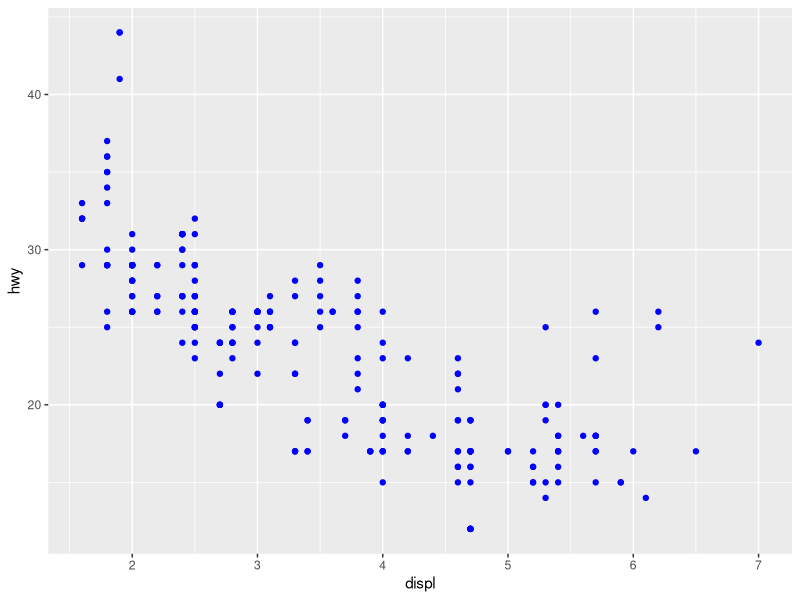
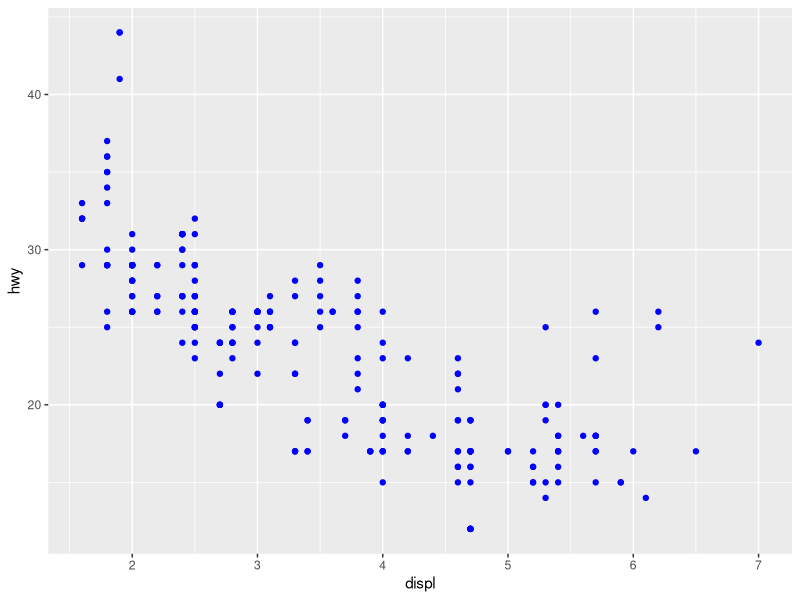
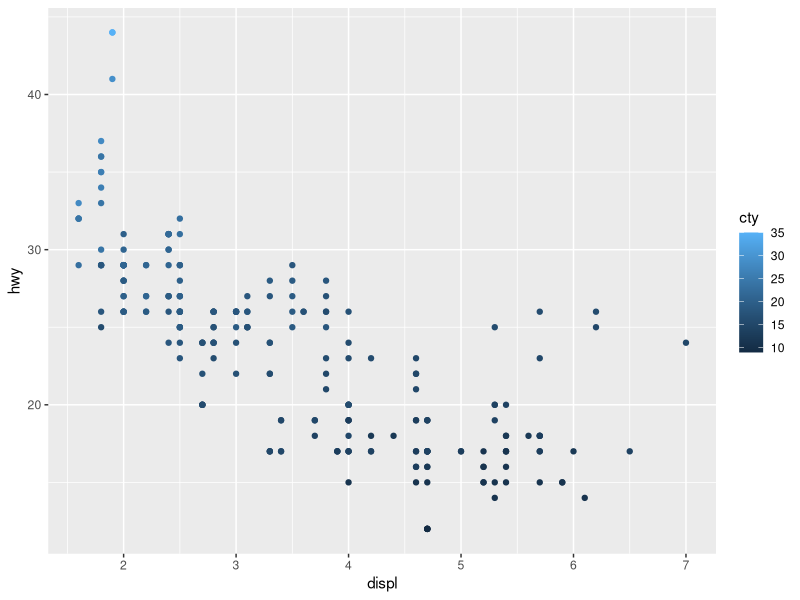
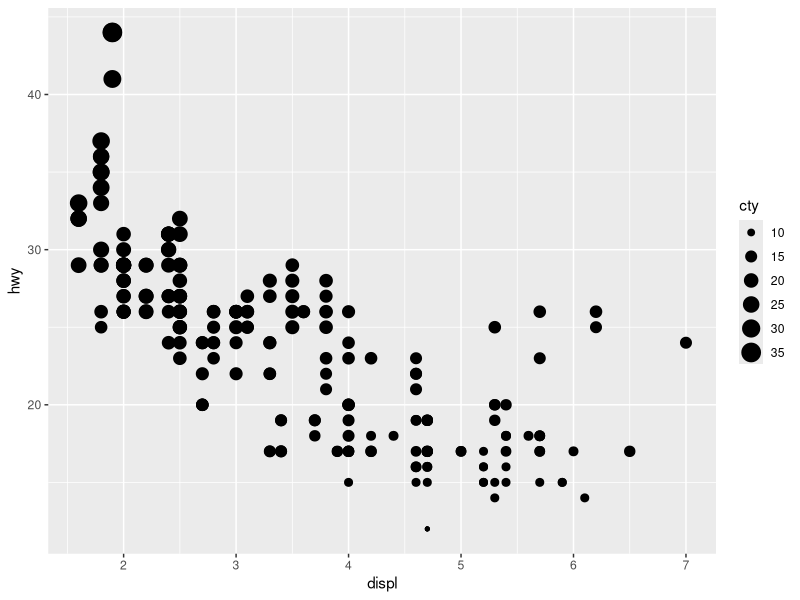

Reproduce these figures in R, in order. (Note: this script raises an error after producing the figures.)
#Excercie 3.3.1

library(tidyverse)


dta_mpg <- mpg

#----------------------------------------------------------------------------------------
# Excercies from chapter 3 first edition 

# 3.3.1 Excercies 

# Question 1: 
# A fix for the code: 
ggplot(mpg, aes(x = displ, y = hwy)) + 
  geom_point(color = "blue")

# Another sol 

ggplot(mpg) + 
geom_point(aes(x = displ, y= hwy), color = "blue")

# The issue was that the color was included in aes(). So, it was treated as aesthetic. 
#The color = "blue" was interpreted as a categorical variable which only takes a single value "blue"

# Question 2:
# I used ?mpg to check this: 

# categorial variables in mpg are: manufacturer, model, year, trans, drv, fl, class
# Continuous variable in mpg are: displ, year, cyl, cty, hwy

#Question 3:

#Makes teh color as a scale not distinct colors (same for size)
ggplot(mpg, aes(x = displ, y = hwy, color = cty)) +
geom_point()

ggplot(mpg, aes(x = displ, y = hwy, size = cty)) +
geom_point()

# Gives error for shapes because we cannot make a scale of shapes
ggplot(mpg, aes(x = displ, y = hwy, shape = cty)) +
geom_point()

#-----------------------------------------------------------------------------------------

# 3.5.1 Excercies 

# question 1 
#Answer: The continuous variable is convereted to a categorical variable, then the grahp contains a facet for each distinct value
ggplot(
  mpg, aes(x = displ, y = hwy)) +  
  geom_point() +  facet_grid(.~cty)

# Question 4

# class is faceted
ggplot(data = mpg) + 
  geom_point(mapping = aes(x = displ, y = hwy)) + 
  facet_wrap(~ class, nrow = 2)

# class mapped to color
ggplot(data = mpg) + 
  geom_point(mapping = aes(x = displ, y = hwy, color =  class))


#Advantages: 
# 1- It's easier to distinguish and see the different classes
# 2- There is no overlapping between the point, so it is easier to see the trends. On the other hand, the with color, there is huge overlapping. 

#Disadvantages: 
# 1- It is diffcult to compare as the points are on different and separate graphs

#-----------------------------------------------------------------------------------------

# 3.6.1 Excercies: 

# Question 5: 
#graph 1 
ggplot(data = mpg, mapping = aes(x = displ, y = hwy)) + 
  geom_point() + 
  geom_smooth()

#graph 2
ggplot() + 
  geom_point(data = mpg, mapping = aes(x = displ, y = hwy)) + 
  geom_smooth(data = mpg, mapping = aes(x = displ, y = hwy))


#Ans: No, because both geom_point() and geom_smooth will take the same data as input in graph 2. 
# In graph 1, they will take from data from mapping. So, the two graphs will look the same. 


# Question 6: 

?mpg
?geom_smooth
#graph 1 
ggplot(
  mpg, aes(x = displ, y = hwy)
) + geom_point() + geom_smooth(se = FALSE)

#graph 2 
ggplot(
  mpg, aes(x = displ, y = hwy)
)  +  geom_point() + geom_smooth(aes(group  = drv), se = FALSE) 

#graph 3 
ggplot(
  mpg, aes(x = displ, y = hwy, color = drv)
) + geom_point() + geom_smooth(se = FALSE) 


#graph 4 
ggplot(
  mpg, aes(x = displ, y = hwy)
) + geom_point(aes(color = drv)) + geom_smooth(se = FALSE) 


#graph 5
ggplot(
  mpg, aes(x = displ, y = hwy)
) + geom_point(aes(color = drv)) + geom_smooth(aes(linetype = drv), se = FALSE) 

#graph 6
ggplot(
  mpg, aes(x = displ, y = hwy, color = drv)
) + geom_point(size = 4, color = "white") +  geom_point() 


#-----------------------------------------------------------------------------------------

#3.8.1 Excercies 

#Question 1: 

ggplot(data = mpg, mapping = aes(x = cty, y = hwy)) + 
  geom_point()

# Problem is that there is overlapping because there are multiple observations for each combination cty and hwy 

# Quick fix would be: 

ggplot(data = mpg, mapping = aes(x = cty, y = hwy)) + 
  geom_point(position = "jitter")

#jitter shows the positions where there are more observations


#Question 2: 

?geom_jitter()

#The two arguments would be width and height examples: 

ggplot(data = mpg, mapping = aes(x = cty, y = hwy)) + geom_jitter(width = 0)

ggplot(data = mpg, mapping = aes(x = cty, y = hwy)) + geom_jitter(width = 40)
